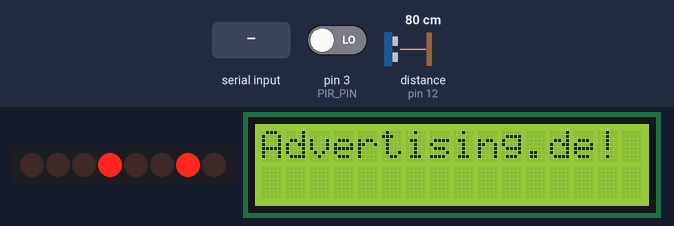
Simulated run of this sketch. Board: Arduino Uno, built with avr-gcc and run on an emulated ATmega328P. On the bench: 8 shift-register outputs drawn as a row of LEDs (first output left, lit = HIGH), 16×2 character LCD. Wiring (inferred from the names in the program): shift register (74HC595): data pin 2; shift clock pin 10; latch pin 13. Wiring (inferred from the signals the program sends): row of LEDs: on Q0, Q1, Q2, Q3, Q4, Q5, Q6, Q7. The inputs (shaded band) are chosen by the test bench; at power-on: pin 3 (PIR_PIN) LOW, distance to the obstacle (sensor on pin 12) 80 cm. The echo pulse lasts 58.3 µs per cm; what the sketch prints to the serial monitor is not drawn.

Above: at 2.7 s.
2.8 s: "1" received over Serial
At 4.4 s:
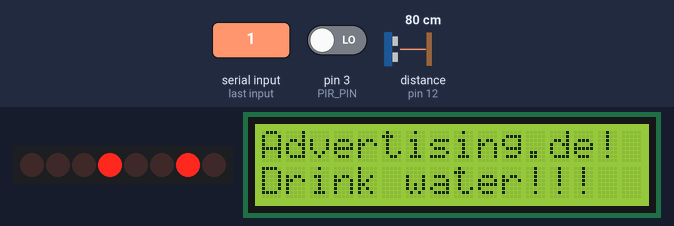
4.7 s: "2" received over Serial
At 6.0 s:
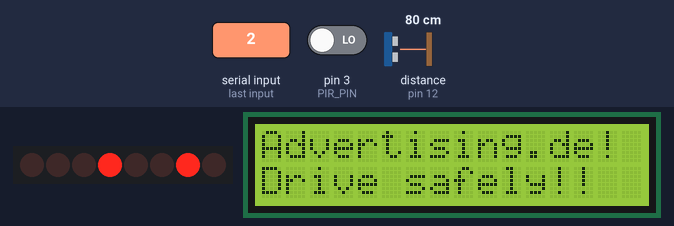
9.8 s: "1" received over Serial
At 13.2 s:
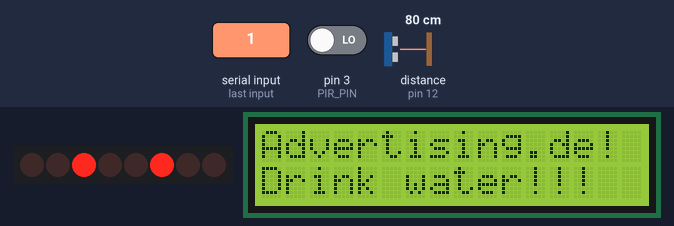
13.9 s: "2" received over Serial
At 15.7 s:
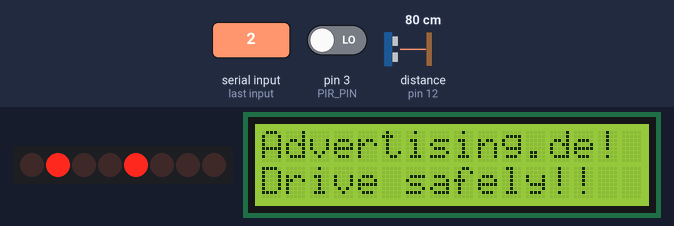
16.0 s: "1" received over Serial
At 17.3 s:
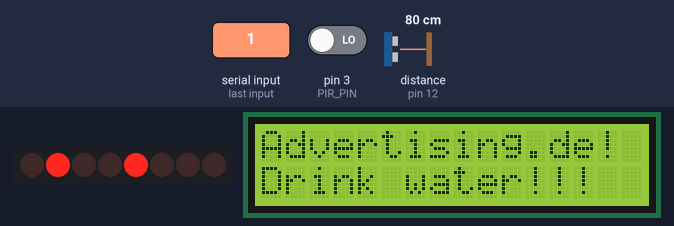
Timing chart, 0 to 19.0 s (numbered marks = the images above; inputs shaded):
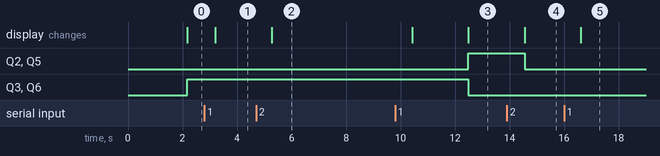

Measured:
- after the input at 2.8 s, the display: changes after 0.40 s (image 1)
- after the input at 4.7 s, the display: changes after 0.57 s (image 2)
- after the input at 9.8 s, the display: first changes after 0.62 s (image 3 shows a later state)
- after the input at 13.9 s, the display: changes after 0.65 s (image 4)
- after the input at 16.0 s, the display: changes after 0.61 s (image 5)

The sketch:

TrafficAdvertising.ino
```cpp
//Resume of important connection in table form
// Senor/Aktor | Pin | Pin on Arduino
// SR04 | TRIG | 12
// SR04 | ECHO | 11
// SR501 | PIR | 3
// LCD | VSS | Ground
// LCD | VDD | 5v
// LCD | VO | Potentiometer
// LCD | RS | 4
// LCD | RW | Ground
// LCD | E | 5
// LCD | D4 | 6
// LCD | D5 | 7
// LCD | D6 | 8
// LCD | D7 | 9
// LCD | A | 5v
// LCD | K | Ground
// 74HC595 | VCC | 5v
// 74HC595 | QA | -
// 74HC595 | SER | 2
// 74HC595 | OE | Ground
// 74HC595 | RCLK | 13
// 74HC595 | SRCLK | 10
// 74HC595 | SRCLR | 5v
// 74HC595 | QH' | -
// 74HC595 | QB | To led green
// 74HC595 | QC | To led yellow
// 74HC595 | QD | To led red
// 74HC595 | QE | To led red
// 74HC595 | QF | To led yellow
// 74HC595 | QG | To led green
// 74HC595 | QH | -
// 74HC595 | Ground | Ground


// libraries import
#include "SR04.h"
#include <LiquidCrystal.h>

// defining variables and setting pins up
#define TRIG_PIN 12
#define ECHO_PIN 11
#define PIR_PIN 3

SR04 sr04 = SR04(ECHO_PIN, TRIG_PIN);
long a;
bool motionState = false;  //no motion detected
int val = 0;
LiquidCrystal lcd(4, 5, 6, 7, 8, 9);

// setting traaffic lights pin
int tDelay = 1000;
int latchPin = 13;      // (11) ST_CP [RCK] on 74HC595
int clockPin = 10;      // (9) SH_CP [SCK] on 74HC595
int dataPin = 2;     // (12) DS [S1] on 74HC595

byte leds = 0;
unsigned long millisecondLights = 0;
bool checkForLights = true;
bool readyForYellow = true;
void updateShiftRegister()
{
   digitalWrite(latchPin, LOW);
   shiftOut(dataPin, clockPin, LSBFIRST, leds);
   digitalWrite(latchPin, HIGH);
}

void setup() {
  pinMode(PIR_PIN, INPUT);

  // put your setup code here, to run once:
  Serial.begin(9600);

  // set up the LCD's number of columns and rows:
  lcd.begin(16, 2);
  lcd.print("Advertising.de!");
  Serial.println("Indicate wich advertising should be displayed:");
  Serial.println("Press 1 to => 'Drink water'.");
  Serial.println("Press 2 to => 'Drive safely'.");

  // traffic lights setup
  pinMode(latchPin, OUTPUT);
  pinMode(dataPin, OUTPUT);
  pinMode(clockPin, OUTPUT);
  pinMode(LED_BUILTIN, OUTPUT);

  delay(1000);
}

void loop() {
  a = sr04.Distance();
  if(a > 10 && a < 100){
    Serial.println(a);
  }

  // Read out the PIR_PIN and store as val
  val = digitalRead(PIR_PIN);

  // if Motion is detected (PIR_PIN = HIGH)
  if(val == HIGH){
    Serial.print("Auto_detected\n");
  }

   // set the cursor to column 0, line 1
  // (note: line 1 is the second row, since counting begins with 0):
  lcd.setCursor(0, 1);

  // checking serial
  if(Serial.available()){
    char advertising1[] = {"Drink water!!!"};
    char advertising2[] = "Drive safely";

    char advOnSelect = Serial.read();
    if(advOnSelect == '1'){
        lcd.print(advertising1);
    }
    if(advOnSelect == '2'){
        lcd.print(advertising2);
    }
  }

  if((millis() > (millisecondLights + 2000)) && checkForLights && readyForYellow){
    millisecondLights = millis();
    trafficLights1();
    checkForLights = false;
  }
  else if(((millis() > (millisecondLights + 10000)) && !checkForLights && readyForYellow)){
    millisecondLights = millis();
    trafficLightYellow();
    readyForYellow = false;
  }
  else if((millis() > (millisecondLights + 2000)) && !checkForLights && !readyForYellow){
    millisecondLights = millis();
    trafficLights2();
    checkForLights = true;
  }
   else if(((millis() > (millisecondLights + 10000)) && checkForLights && !readyForYellow)){
    millisecondLights = millis();
    trafficLightYellow();
    readyForYellow = true;
  }

  delay(1000);
}

void trafficLights1 (){
  leds = 0;
  updateShiftRegister();
  bitSet(leds,1);
  bitSet(leds, 4);
  bitClear(leds, 0);
  bitClear(leds, 2);
  bitClear(leds, 3);
  bitClear(leds, 5);
  bitClear(leds, 6);
  bitClear(leds, 7);
  updateShiftRegister();
}

void trafficLights2 (){
  leds = 0;
  updateShiftRegister();
  bitSet(leds, 3);
  bitSet(leds, 6);
  bitClear(leds, 0);
  bitClear(leds, 1);
  bitClear(leds, 2);
  bitClear(leds, 4);
  bitClear(leds, 5);
  bitClear(leds, 7);
  updateShiftRegister();
}

void trafficLightYellow (){
  //yellows leds
  leds = 0;
  updateShiftRegister();
  bitSet(leds, 2);
  bitSet(leds, 5);
  bitClear(leds, 0);
  bitClear(leds, 1);
  bitClear(leds, 3);
  bitClear(leds, 4);
  bitClear(leds, 6);
  bitClear(leds, 7);
  updateShiftRegister();
}
```
